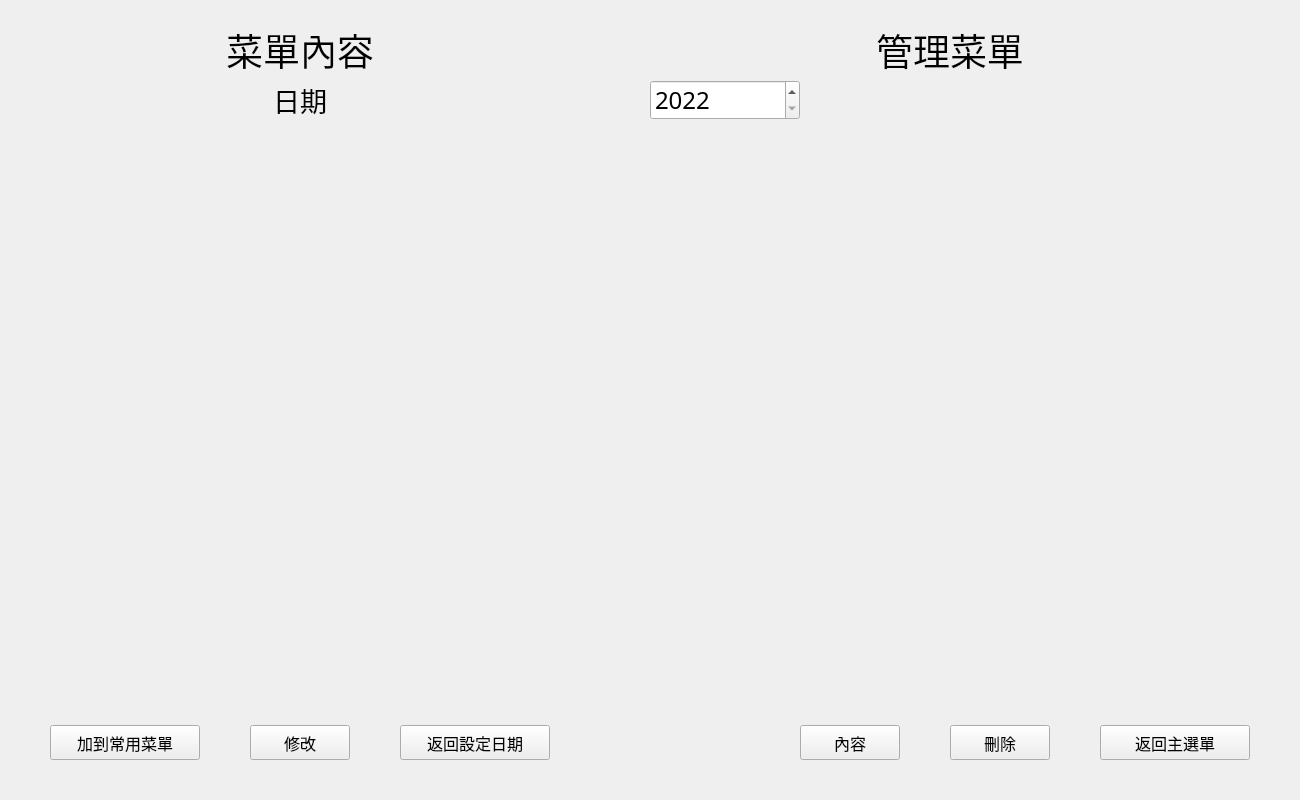
<?xml version="1.0" encoding="UTF-8"?>
<ui version="4.0">
 <class>setPage</class>
 <widget class="QWidget" name="setPage">
  <property name="enabled">
   <bool>true</bool>
  </property>
  <property name="geometry">
   <rect>
    <x>0</x>
    <y>0</y>
    <width>1300</width>
    <height>800</height>
   </rect>
  </property>
  <property name="windowTitle">
   <string>Form</string>
  </property>
  <widget class="QStackedWidget" name="setPage_stackedWidget">
   <property name="geometry">
    <rect>
     <x>0</x>
     <y>0</y>
     <width>600</width>
     <height>800</height>
    </rect>
   </property>
   <property name="currentIndex">
    <number>2</number>
   </property>
   <widget class="QWidget" name="setDate_page">
    <widget class="QDateEdit" name="date_dateEdit">
     <property name="geometry">
      <rect>
       <x>150</x>
       <y>375</y>
       <width>300</width>
       <height>50</height>
      </rect>
     </property>
     <property name="font">
      <font>
       <family>微軟正黑體</family>
       <pointsize>20</pointsize>
      </font>
     </property>
     <property name="displayFormat">
      <string>yyyy/M/d</string>
     </property>
     <property name="calendarPopup">
      <bool>true</bool>
     </property>
    </widget>
    <widget class="QLabel" name="dateTag_label">
     <property name="geometry">
      <rect>
       <x>125</x>
       <y>300</y>
       <width>350</width>
       <height>50</height>
      </rect>
     </property>
     <property name="font">
      <font>
       <family>微軟正黑體</family>
       <pointsize>20</pointsize>
      </font>
     </property>
     <property name="text">
      <string>請設定此菜單之日期</string>
     </property>
     <property name="alignment">
      <set>Qt::AlignCenter</set>
     </property>
    </widget>
    <widget class="QPushButton" name="setDate_nextStep_pushButton">
     <property name="geometry">
      <rect>
       <x>235</x>
       <y>480</y>
       <width>100</width>
       <height>30</height>
      </rect>
     </property>
     <property name="font">
      <font>
       <family>微軟正黑體</family>
       <pointsize>12</pointsize>
      </font>
     </property>
     <property name="text">
      <string>下一步</string>
     </property>
    </widget>
    <widget class="QLabel" name="label">
     <property name="geometry">
      <rect>
       <x>0</x>
       <y>25</y>
       <width>600</width>
       <height>50</height>
      </rect>
     </property>
     <property name="font">
      <font>
       <family>微軟正黑體</family>
       <pointsize>28</pointsize>
      </font>
     </property>
     <property name="text">
      <string>設定菜單</string>
     </property>
     <property name="alignment">
      <set>Qt::AlignCenter</set>
     </property>
    </widget>
   </widget>
   <widget class="QWidget" name="setMenu_page">
    <widget class="QPushButton" name="add_fav_PushButton">
     <property name="geometry">
      <rect>
       <x>50</x>
       <y>725</y>
       <width>150</width>
       <height>35</height>
      </rect>
     </property>
     <property name="font">
      <font>
       <family>微軟正黑體</family>
       <pointsize>12</pointsize>
      </font>
     </property>
     <property name="text">
      <string>加到常用菜單</string>
     </property>
    </widget>
    <widget class="QPushButton" name="confirm_Button">
     <property name="geometry">
      <rect>
       <x>250</x>
       <y>725</y>
       <width>100</width>
       <height>35</height>
      </rect>
     </property>
     <property name="font">
      <font>
       <family>微軟正黑體</family>
       <pointsize>12</pointsize>
      </font>
     </property>
     <property name="text">
      <string>確認</string>
     </property>
    </widget>
    <widget class="QPushButton" name="fav_confirm_Button">
     <property name="enabled">
      <bool>false</bool>
     </property>
     <property name="geometry">
      <rect>
       <x>400</x>
       <y>90</y>
       <width>100</width>
       <height>35</height>
      </rect>
     </property>
     <property name="font">
      <font>
       <family>微軟正黑體</family>
       <pointsize>12</pointsize>
      </font>
     </property>
     <property name="text">
      <string>確認</string>
     </property>
    </widget>
    <widget class="QComboBox" name="favoStore_comboBox">
     <property name="geometry">
      <rect>
       <x>100</x>
       <y>90</y>
       <width>270</width>
       <height>35</height>
      </rect>
     </property>
     <property name="font">
      <font>
       <family>微軟正黑體</family>
       <pointsize>12</pointsize>
      </font>
     </property>
     <property name="editable">
      <bool>false</bool>
     </property>
     <property name="currentText">
      <string/>
     </property>
     <property name="insertPolicy">
      <enum>QComboBox::NoInsert</enum>
     </property>
    </widget>
    <widget class="QScrollArea" name="option_input_area">
     <property name="geometry">
      <rect>
       <x>50</x>
       <y>165</y>
       <width>502</width>
       <height>517</height>
      </rect>
     </property>
     <property name="widgetResizable">
      <bool>true</bool>
     </property>
     <widget class="QWidget" name="scrollAreaWidgetContents">
      <property name="geometry">
       <rect>
        <x>0</x>
        <y>0</y>
        <width>500</width>
        <height>515</height>
       </rect>
      </property>
      <layout class="QVBoxLayout" name="verticalLayout_2">
       <property name="spacing">
        <number>5</number>
       </property>
       <property name="leftMargin">
        <number>0</number>
       </property>
       <property name="topMargin">
        <number>0</number>
       </property>
       <property name="rightMargin">
        <number>0</number>
       </property>
       <property name="bottomMargin">
        <number>0</number>
       </property>
       <item>
        <layout class="QVBoxLayout" name="verticalLayout">
         <property name="sizeConstraint">
          <enum>QLayout::SetFixedSize</enum>
         </property>
         <item>
          <spacer name="verticalSpacer">
           <property name="orientation">
            <enum>Qt::Vertical</enum>
           </property>
           <property name="sizeHint" stdset="0">
            <size>
             <width>20</width>
             <height>40</height>
            </size>
           </property>
          </spacer>
         </item>
        </layout>
       </item>
      </layout>
     </widget>
    </widget>
    <widget class="QWidget" name="scroll_navigater" native="true">
     <property name="geometry">
      <rect>
       <x>50</x>
       <y>135</y>
       <width>500</width>
       <height>30</height>
      </rect>
     </property>
     <property name="sizePolicy">
      <sizepolicy hsizetype="Ignored" vsizetype="Ignored">
       <horstretch>0</horstretch>
       <verstretch>0</verstretch>
      </sizepolicy>
     </property>
     <property name="font">
      <font>
       <family>微軟正黑體</family>
       <pointsize>12</pointsize>
      </font>
     </property>
     <layout class="QHBoxLayout" name="horizontalLayout_2" stretch="7,3">
      <property name="spacing">
       <number>5</number>
      </property>
      <property name="leftMargin">
       <number>5</number>
      </property>
      <property name="topMargin">
       <number>0</number>
      </property>
      <property name="rightMargin">
       <number>5</number>
      </property>
      <property name="bottomMargin">
       <number>0</number>
      </property>
      <item>
       <widget class="QLabel" name="option_name_label_2">
        <property name="text">
         <string>品項</string>
        </property>
       </widget>
      </item>
      <item>
       <widget class="QLabel" name="price_label_2">
        <property name="text">
         <string>價格</string>
        </property>
        <property name="textFormat">
         <enum>Qt::AutoText</enum>
        </property>
        <property name="alignment">
         <set>Qt::AlignLeading|Qt::AlignLeft|Qt::AlignVCenter</set>
        </property>
       </widget>
      </item>
     </layout>
    </widget>
    <widget class="QLabel" name="store_name_label">
     <property name="geometry">
      <rect>
       <x>100</x>
       <y>20</y>
       <width>100</width>
       <height>50</height>
      </rect>
     </property>
     <property name="font">
      <font>
       <family>Microsoft JhengHei</family>
       <pointsize>20</pointsize>
      </font>
     </property>
     <property name="text">
      <string>店名</string>
     </property>
    </widget>
    <widget class="QLineEdit" name="store_name_lineEdit">
     <property name="geometry">
      <rect>
       <x>200</x>
       <y>20</y>
       <width>300</width>
       <height>50</height>
      </rect>
     </property>
     <property name="font">
      <font>
       <family>微軟正黑體</family>
       <pointsize>20</pointsize>
      </font>
     </property>
    </widget>
    <widget class="QPushButton" name="returnSetDate_pushButton">
     <property name="geometry">
      <rect>
       <x>400</x>
       <y>725</y>
       <width>150</width>
       <height>35</height>
      </rect>
     </property>
     <property name="font">
      <font>
       <family>微軟正黑體</family>
       <pointsize>12</pointsize>
      </font>
     </property>
     <property name="text">
      <string>返回設定日期</string>
     </property>
    </widget>
   </widget>
   <widget class="QWidget" name="menuDetail_page">
    <widget class="QLabel" name="menuDetailStoreName_label">
     <property name="geometry">
      <rect>
       <x>0</x>
       <y>25</y>
       <width>600</width>
       <height>50</height>
      </rect>
     </property>
     <property name="font">
      <font>
       <family>微軟正黑體</family>
       <pointsize>28</pointsize>
      </font>
     </property>
     <property name="text">
      <string>菜單內容</string>
     </property>
     <property name="alignment">
      <set>Qt::AlignCenter</set>
     </property>
    </widget>
    <widget class="QWidget" name="menuDetail_widget" native="true">
     <property name="geometry">
      <rect>
       <x>50</x>
       <y>135</y>
       <width>500</width>
       <height>545</height>
      </rect>
     </property>
     <layout class="QVBoxLayout" name="menuDetail_verticalLayout">
      <property name="spacing">
       <number>0</number>
      </property>
      <property name="leftMargin">
       <number>0</number>
      </property>
      <property name="topMargin">
       <number>0</number>
      </property>
      <property name="rightMargin">
       <number>0</number>
      </property>
      <property name="bottomMargin">
       <number>0</number>
      </property>
     </layout>
    </widget>
    <widget class="QLabel" name="menuDetailDate_label">
     <property name="geometry">
      <rect>
       <x>0</x>
       <y>75</y>
       <width>600</width>
       <height>50</height>
      </rect>
     </property>
     <property name="font">
      <font>
       <family>微軟正黑體</family>
       <pointsize>20</pointsize>
      </font>
     </property>
     <property name="text">
      <string>日期</string>
     </property>
     <property name="alignment">
      <set>Qt::AlignCenter</set>
     </property>
    </widget>
    <widget class="QPushButton" name="returnSetDate_pushButton_2">
     <property name="geometry">
      <rect>
       <x>400</x>
       <y>725</y>
       <width>150</width>
       <height>35</height>
      </rect>
     </property>
     <property name="font">
      <font>
       <family>微軟正黑體</family>
       <pointsize>12</pointsize>
      </font>
     </property>
     <property name="text">
      <string>返回設定日期</string>
     </property>
    </widget>
    <widget class="QPushButton" name="modifyMenuDetail_pushButton">
     <property name="geometry">
      <rect>
       <x>250</x>
       <y>725</y>
       <width>100</width>
       <height>35</height>
      </rect>
     </property>
     <property name="font">
      <font>
       <family>微軟正黑體</family>
       <pointsize>12</pointsize>
      </font>
     </property>
     <property name="text">
      <string>修改</string>
     </property>
    </widget>
    <widget class="QPushButton" name="add_fav_PushButton_2">
     <property name="geometry">
      <rect>
       <x>50</x>
       <y>725</y>
       <width>150</width>
       <height>35</height>
      </rect>
     </property>
     <property name="font">
      <font>
       <family>微軟正黑體</family>
       <pointsize>12</pointsize>
      </font>
     </property>
     <property name="text">
      <string>加到常用菜單</string>
     </property>
    </widget>
   </widget>
  </widget>
  <widget class="QLabel" name="label_2">
   <property name="geometry">
    <rect>
     <x>600</x>
     <y>25</y>
     <width>700</width>
     <height>50</height>
    </rect>
   </property>
   <property name="font">
    <font>
     <family>微軟正黑體</family>
     <pointsize>28</pointsize>
    </font>
   </property>
   <property name="text">
    <string>管理菜單</string>
   </property>
   <property name="alignment">
    <set>Qt::AlignCenter</set>
   </property>
  </widget>
  <widget class="QPushButton" name="returnHomePage_pushButton">
   <property name="geometry">
    <rect>
     <x>1100</x>
     <y>725</y>
     <width>150</width>
     <height>35</height>
    </rect>
   </property>
   <property name="font">
    <font>
     <family>微軟正黑體</family>
     <pointsize>12</pointsize>
    </font>
   </property>
   <property name="text">
    <string>返回主選單</string>
   </property>
  </widget>
  <widget class="QWidget" name="menuManage_widget" native="true">
   <property name="geometry">
    <rect>
     <x>600</x>
     <y>75</y>
     <width>600</width>
     <height>50</height>
    </rect>
   </property>
   <widget class="QDateEdit" name="menuManageYear_dateEdit">
    <property name="geometry">
     <rect>
      <x>50</x>
      <y>5</y>
      <width>150</width>
      <height>40</height>
     </rect>
    </property>
    <property name="font">
     <font>
      <family>微軟正黑體</family>
      <pointsize>18</pointsize>
     </font>
    </property>
    <property name="dateTime">
     <datetime>
      <hour>0</hour>
      <minute>0</minute>
      <second>0</second>
      <year>2022</year>
      <month>12</month>
      <day>28</day>
     </datetime>
    </property>
    <property name="minimumDateTime">
     <datetime>
      <hour>0</hour>
      <minute>0</minute>
      <second>0</second>
      <year>2022</year>
      <month>9</month>
      <day>11</day>
     </datetime>
    </property>
    <property name="displayFormat">
     <string>yyyy</string>
    </property>
    <property name="calendarPopup">
     <bool>false</bool>
    </property>
   </widget>
  </widget>
  <widget class="QWidget" name="menuRecord_widget" native="true">
   <property name="geometry">
    <rect>
     <x>650</x>
     <y>135</y>
     <width>600</width>
     <height>545</height>
    </rect>
   </property>
   <layout class="QVBoxLayout" name="menuRecord_verticalLayout">
    <property name="spacing">
     <number>0</number>
    </property>
    <property name="leftMargin">
     <number>0</number>
    </property>
    <property name="topMargin">
     <number>0</number>
    </property>
    <property name="rightMargin">
     <number>0</number>
    </property>
    <property name="bottomMargin">
     <number>0</number>
    </property>
   </layout>
  </widget>
  <widget class="QPushButton" name="deleteMenuRecord_pushButton">
   <property name="geometry">
    <rect>
     <x>950</x>
     <y>725</y>
     <width>100</width>
     <height>35</height>
    </rect>
   </property>
   <property name="font">
    <font>
     <family>微軟正黑體</family>
     <pointsize>12</pointsize>
    </font>
   </property>
   <property name="text">
    <string>刪除</string>
   </property>
  </widget>
  <widget class="QPushButton" name="showMenuDetail_pushButton">
   <property name="geometry">
    <rect>
     <x>800</x>
     <y>725</y>
     <width>100</width>
     <height>35</height>
    </rect>
   </property>
   <property name="font">
    <font>
     <family>微軟正黑體</family>
     <pointsize>12</pointsize>
    </font>
   </property>
   <property name="text">
    <string>內容</string>
   </property>
  </widget>
 </widget>
 <resources/>
 <connections/>
</ui>
